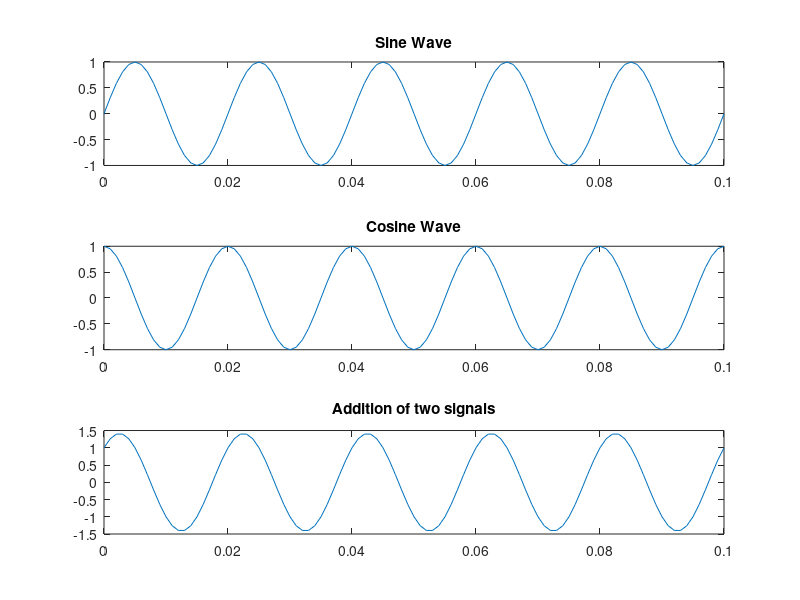

MATLAB code to generate this figure:
% ADD two Continuous Signals
clc
clear all

t = 0:0.001:0.1;
f = 50;
t1 = 2*pi*f*t; 	%We know that, sin(wt); w=2*pi*T;

x1 = sin(t1);
subplot(3,1,1);
plot(t,x1);
title('Sine Wave')

x2 = cos(t1);
subplot(3,1,2);
plot(t,x2);
title('Cosine Wave')

y = x1+x2;
subplot(3,1,3);
plot(t,y);
title('Addition of two signals')